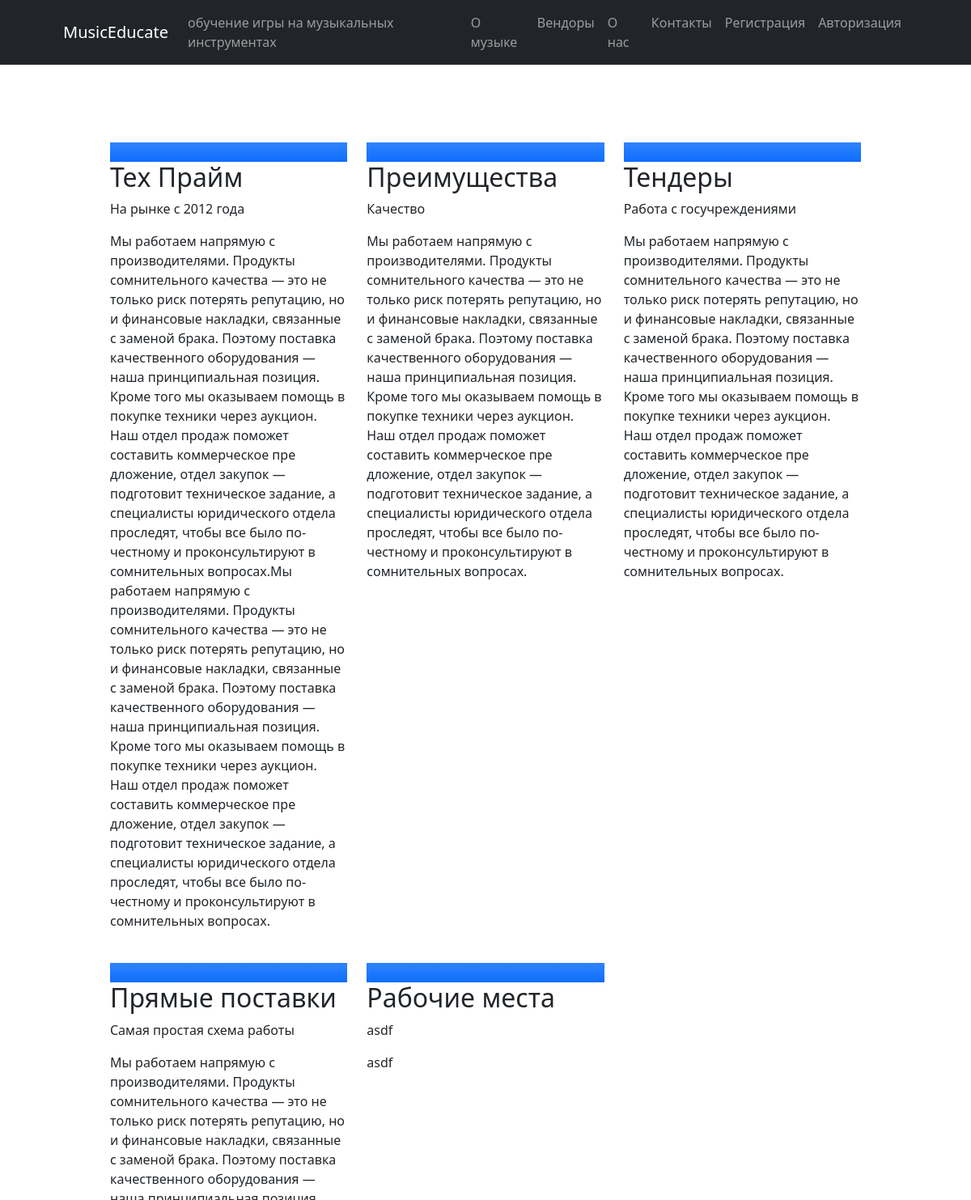
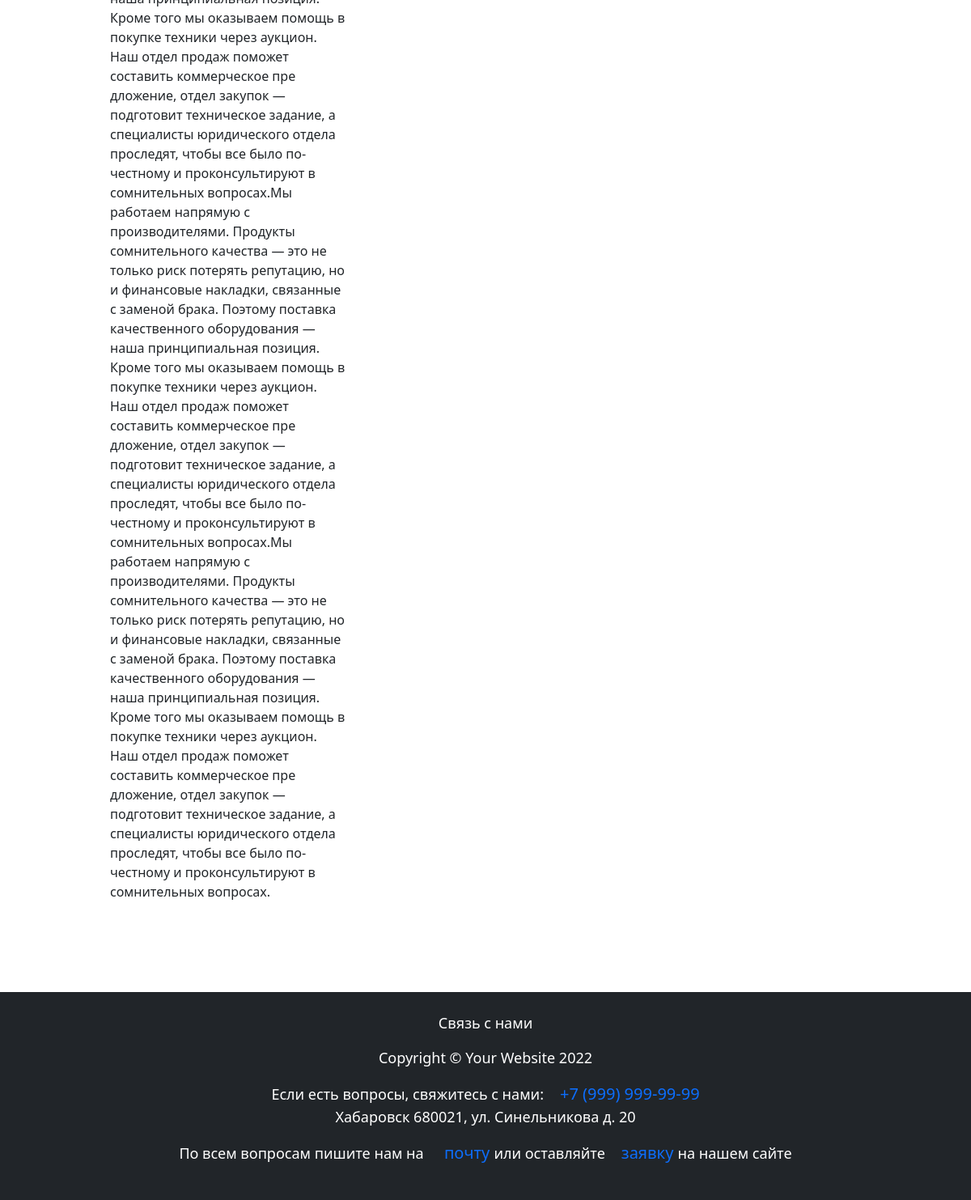
Page /about/ on the earlier database version (2 pictures, top to bottom).
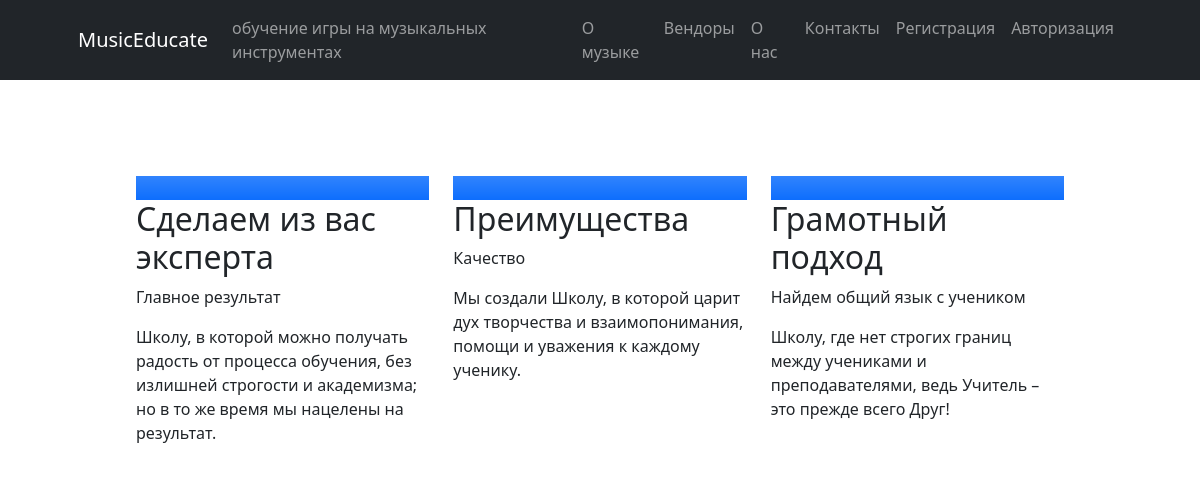
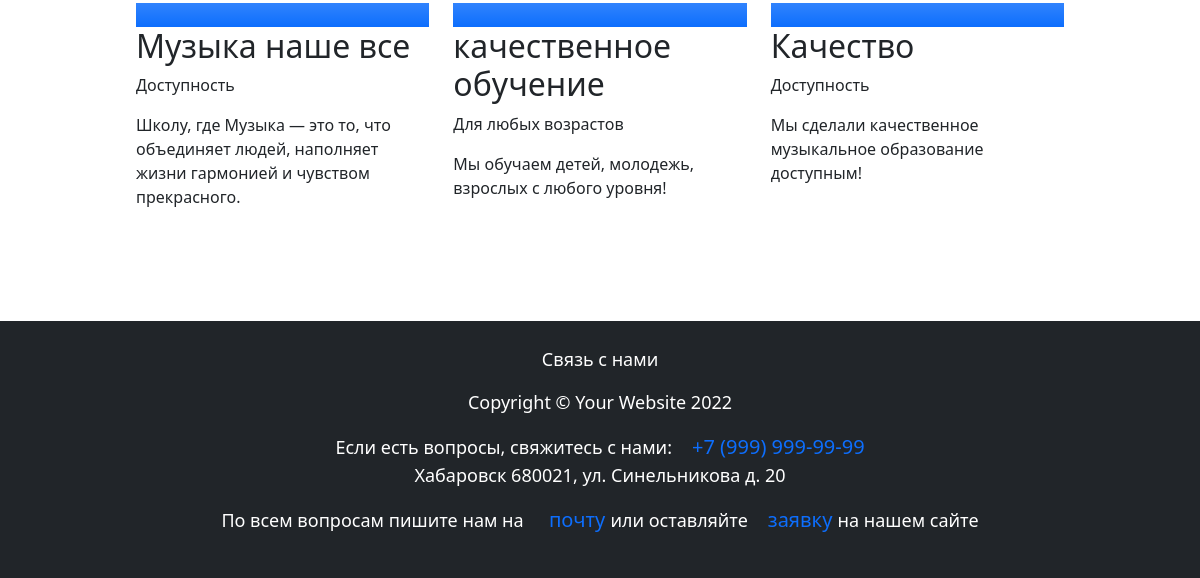
Same page on the later database version (2 pictures, top to bottom).
### tehprime/models.py (models this page shows, shortened)
class About(models.Model):
    title = CharField(max_length=100, verbose_name="Заголовок")
    sub_title = CharField(max_length=100, verbose_name="Заголовок")
    description = models.TextField(default='', verbose_name="Описание")
    class Meta:
        verbose_name = "О нас"
        verbose_name_plural = "О нас"

### tehprime/views.py (the view)
# urls.py: path('about/', views.about, name='about'),
def about(request):
    about = About.objects.all()
    return render(request, 'ТехПрайм_О_компаний.html', {'about': about})

### tehprime/templates/ТехПрайм_О_компаний.html (shortened to what this page needs)
{% extends 'home.html' %}
{% block content %}
{% load static %}
      <div class="container px-4 py-5" id="featured-3">
        <div class="row g-4 py-5 row-cols-1 row-cols-lg-3">
          {% for abouts in about %}
          <div class="feature col">
            <div class="feature-icon bg-primary bg-gradient">
              <svg class="bi" width="1em" height="1em"><use xlink:href="#collection"/></svg>
            </div>
            <h2>{{abouts.title}}</h2>
            <p>{{abouts.sub_title}}</p>
            <p>{{abouts.description}}</p>
          </div>
          {% endfor %}
        </div>
      </div>
{% endblock %}

Differences in the rows shown:
removed About: title "Тех Прайм", sub_title "На рынке с 2012 года", description "Мы работаем напрямую с производителями. Продукты сомнительного качества — это не только риск потерять репутацию, но и финансовые накладки, связанные с заменой брака. Поэтому поставка качественного оборудования — наша принципиальная позиция. Кроме того мы оказываем помощь в покупке техники через аукцион. Наш отдел продаж поможет составить коммерческое пре дложение, отдел закупок — подготовит техническое задание, а специалисты юридического отдела проследят, чтобы все было по-честному и проконсультируют в сомнительных вопросах.Мы работаем напрямую с производителями. Продукты сомнительного качества — это не только риск потерять репутацию, но и финансовые накладки, связанные с заменой брака.…"
removed About: title "Тендеры", sub_title "Работа с госучреждениями", description "Мы работаем напрямую с производителями. Продукты сомнительного качества — это не только риск потерять репутацию, но и финансовые накладки, связанные с заменой брака. Поэтому поставка качественного оборудования — наша принципиальная позиция. Кроме того мы оказываем помощь в покупке техники через аукцион. Наш отдел продаж поможет составить коммерческое пре дложение, отдел закупок — подготовит техническое задание, а специалисты юридического отдела проследят, чтобы все было по-честному и проконсультируют в сомнительных вопросах."
removed About: title "Прямые поставки", sub_title "Самая простая схема работы", description "Мы работаем напрямую с производителями. Продукты сомнительного качества — это не только риск потерять репутацию, но и финансовые накладки, связанные с заменой брака. Поэтому поставка качественного оборудования — наша принципиальная позиция. Кроме того мы оказываем помощь в покупке техники через аукцион. Наш отдел продаж поможет составить коммерческое пре дложение, отдел закупок — подготовит техническое задание, а специалисты юридического отдела проследят, чтобы все было по-честному и проконсультируют в сомнительных вопросах.Мы работаем напрямую с производителями. Продукты сомнительного качества — это не только риск потерять репутацию, но и финансовые накладки, связанные с заменой брака.…"
removed About: title "Рабочие места", sub_title "asdf", description "asdf"
added About: title "Сделаем из вас эксперта", sub_title "Главное результат", description "Школу, в которой можно получать радость от процесса обучения, без излишней строгости и академизма; но в то же время мы нацелены на результат."
changed About "Преимущества": description "Мы работаем напрямую с производителями. Продукты сомнительного качества — это не только риск потерять репутацию, но и финансовые накладки, связанные с заменой брака. Поэтому поставка качественного оборудования — наша принципиальная позиция. Кроме того мы оказываем помощь в покупке техники через аукцион. Наш отдел продаж поможет составить коммерческое пре дложение, отдел закупок — подготовит техническое задание, а специалисты юридического отдела проследят, чтобы все было по-честному и проконсультируют в сомнительных вопросах." → "Мы создали Школу, в которой царит дух творчества и взаимопонимания, помощи и уважения к каждому ученику."
added About: title "Грамотный подход", sub_title "Найдем общий язык с учеником", description "Школу, где нет строгих границ между учениками и преподавателями, ведь Учитель – это прежде всего Друг!"
added About: title "Музыка наше все", sub_title "Доступность", description "Школу, где Музыка — это то, что объединяет людей, наполняет жизни гармонией и чувством прекрасного."
added About: title "качественное обучение", sub_title "Для любых возрастов", description "Мы обучаем детей, молодежь, взрослых с любого уровня!"
added About: title "Качество", sub_title "Доступность", description "Мы сделали качественное музыкальное образование доступным!"
